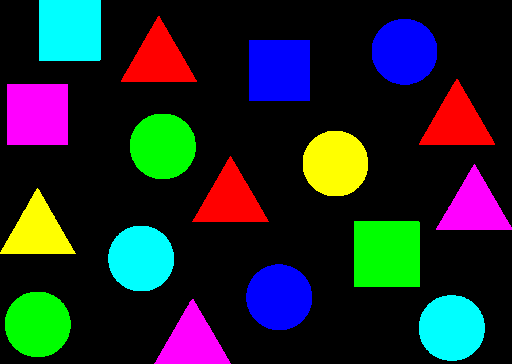
#> input picture dataset/colorobject.png, 512 x 364 px, found by its file name
$ python 62011178_w5_code3.py
#> lines starting #> are read from the running program, lines starting #| are printed output that depends on the picture; after the words box and inside, x2 and y2 are one past the last pixel; in counts of white or black regions, pixels touching at a corner belong together
import cv2
import numpy as np
img1 = cv2.imread("dataset/colorobject.png")
#> img1 is the input picture: shape (364, 512, 3); mean B, G, R 41.2, 38.1, 31
img2 = img1.copy()
#extract red color
hsv = cv2.cvtColor(img2,cv2.COLOR_BGR2HSV)
#> hsv: shape (364, 512, 3); mean H, S, V 23.7, 75.3, 75.3
mask = cv2.inRange(hsv,np.array([0,50,50]),np.array([10,255,255]))
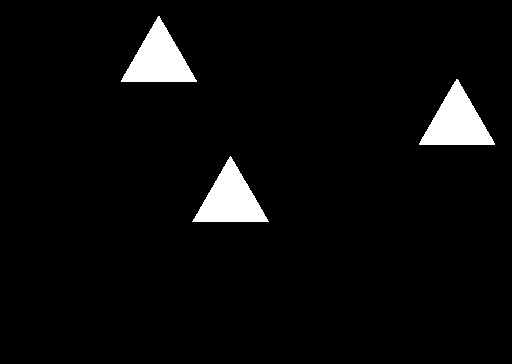
#> mask: shape (364, 512); 4.2% white; 3 white regions, box (x1, y1, x2, y2) and area: (419, 79, 495, 145) 2612, (121, 16, 197, 82) 2591, (192, 156, 269, 222) 2575
res = cv2.bitwise_and(img2,img2,mask=mask)
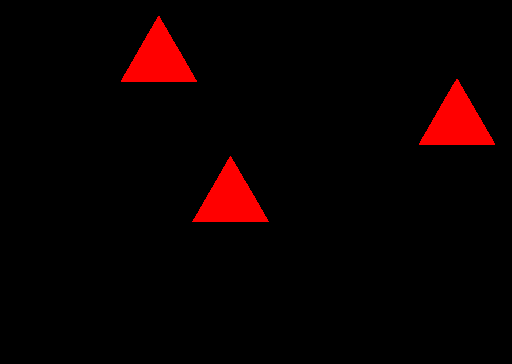
#> res: shape (364, 512, 3); mean B, G, R 0, 0, 10.6
#Threshold
gray = cv2.cvtColor(res,cv2.COLOR_BGR2GRAY)
#> gray: shape (364, 512); values 0 (black) and 76 (white), 4.2% white; 3 white regions
_,thr = cv2.threshold(gray,0,255,cv2.THRESH_BINARY)

#Drawing Contours
contours,_ = cv2.findContours(thr,cv2.RETR_LIST,cv2.CHAIN_APPROX_NONE)
#> contours = 3 contours; box (x1, y1, x2, y2) and area: (419, 79, 495, 145) 2508, (121, 16, 197, 82) 2487, (192, 156, 269, 222) 2471

for i in range(len(contours)):
    cv2.drawContours(img2,contours,i,(255,255,255),3)
#> this loop made 3 passes
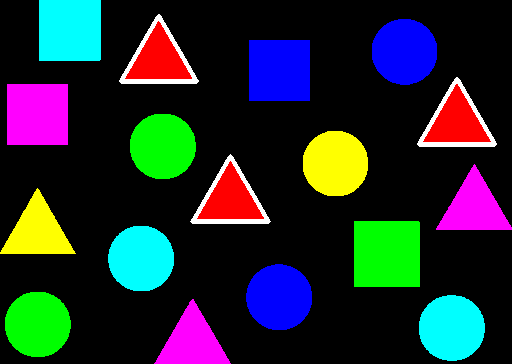
#> img2: shape (364, 512, 3); 1.64% of pixels changed, all inside (x1, y1, x2, y2) = (119, 14, 497, 224)

cv2.imshow("Original",img1)
cv2.imshow("Result",img2)
cv2.waitKey(0)
cv2.destroyAllWindows()
